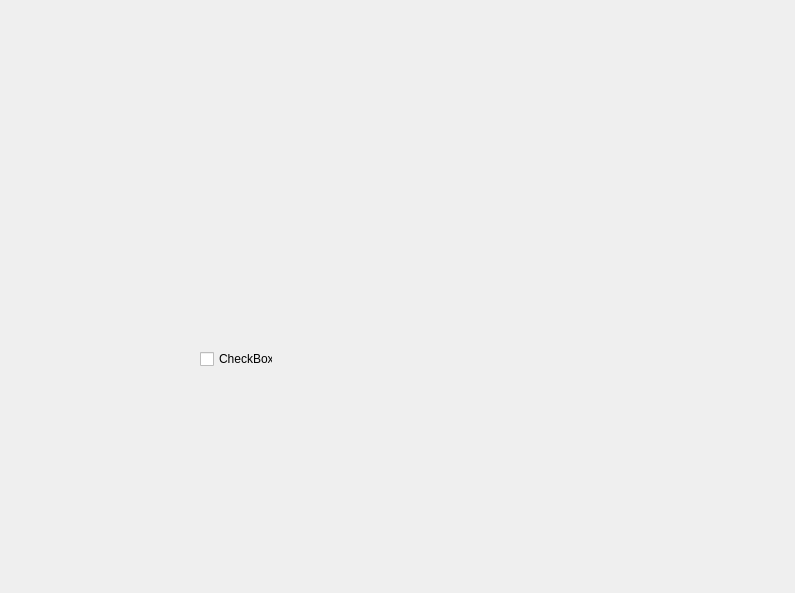
<?xml version="1.0" encoding="UTF-8"?>
<ui version="4.0">
 <class>MainWindow</class>
 <widget class="QMainWindow" name="MainWindow">
  <property name="geometry">
   <rect>
    <x>0</x>
    <y>0</y>
    <width>795</width>
    <height>593</height>
   </rect>
  </property>
  <property name="windowTitle">
   <string>MainWindow</string>
  </property>
  <widget class="QWidget" name="centralWidget">
   <widget class="QCheckBox" name="checkBox">
    <property name="geometry">
     <rect>
      <x>200</x>
      <y>350</y>
      <width>73</width>
      <height>18</height>
     </rect>
    </property>
    <property name="text">
     <string>CheckBox</string>
    </property>
   </widget>
  </widget>
 </widget>
 <layoutdefault spacing="6" margin="11"/>
 <resources/>
 <connections/>
</ui>
